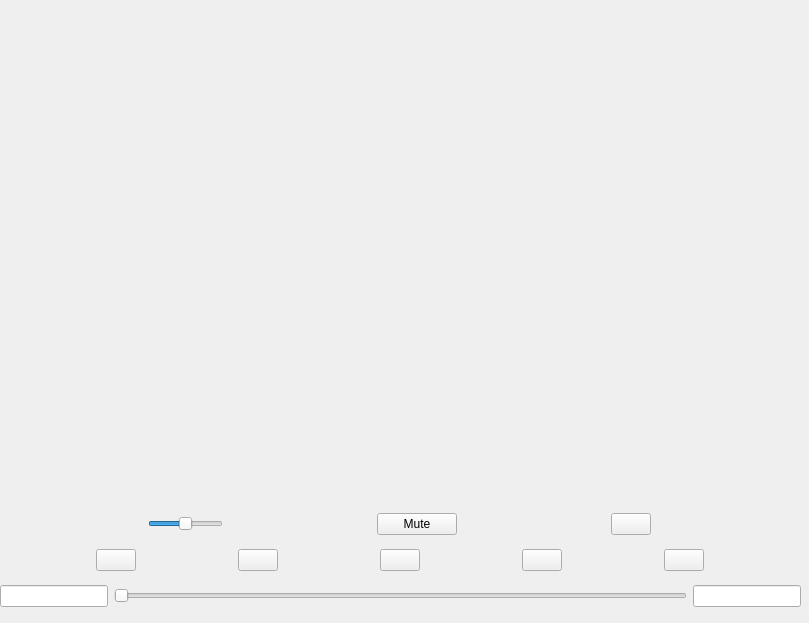
<?xml version="1.0" encoding="UTF-8"?>
<ui version="4.0">
 <class>video_player</class>
 <widget class="QWidget" name="video_player">
  <property name="geometry">
   <rect>
    <x>0</x>
    <y>0</y>
    <width>809</width>
    <height>623</height>
   </rect>
  </property>
  <property name="sizePolicy">
   <sizepolicy hsizetype="Minimum" vsizetype="Minimum">
    <horstretch>0</horstretch>
    <verstretch>0</verstretch>
   </sizepolicy>
  </property>
  <property name="windowTitle">
   <string>Video player</string>
  </property>
  <widget class="QWidget" name="verticalLayoutWidget">
   <property name="geometry">
    <rect>
     <x>0</x>
     <y>0</y>
     <width>801</width>
     <height>501</height>
    </rect>
   </property>
   <layout class="QVBoxLayout" name="video"/>
  </widget>
  <widget class="QWidget" name="">
   <property name="geometry">
    <rect>
     <x>0</x>
     <y>505</y>
     <width>801</width>
     <height>111</height>
    </rect>
   </property>
   <layout class="QVBoxLayout" name="verticalLayout">
    <item>
     <layout class="QHBoxLayout" name="horizontalLayout_1">
      <item>
       <widget class="QSlider" name="volume_slider">
        <property name="sizePolicy">
         <sizepolicy hsizetype="Maximum" vsizetype="Fixed">
          <horstretch>0</horstretch>
          <verstretch>0</verstretch>
         </sizepolicy>
        </property>
        <property name="maximumSize">
         <size>
          <width>75</width>
          <height>22</height>
         </size>
        </property>
        <property name="value">
         <number>50</number>
        </property>
        <property name="orientation">
         <enum>Qt::Horizontal</enum>
        </property>
       </widget>
      </item>
      <item>
       <widget class="QPushButton" name="mute_button">
        <property name="sizePolicy">
         <sizepolicy hsizetype="Maximum" vsizetype="Maximum">
          <horstretch>0</horstretch>
          <verstretch>0</verstretch>
         </sizepolicy>
        </property>
        <property name="text">
         <string>Mute</string>
        </property>
       </widget>
      </item>
      <item>
       <widget class="QPushButton" name="add_button">
        <property name="sizePolicy">
         <sizepolicy hsizetype="Maximum" vsizetype="Maximum">
          <horstretch>0</horstretch>
          <verstretch>0</verstretch>
         </sizepolicy>
        </property>
        <property name="text">
         <string/>
        </property>
       </widget>
      </item>
     </layout>
    </item>
    <item>
     <layout class="QHBoxLayout" name="horizontalLayout_2">
      <item>
       <widget class="QPushButton" name="previous_button">
        <property name="sizePolicy">
         <sizepolicy hsizetype="Maximum" vsizetype="Maximum">
          <horstretch>0</horstretch>
          <verstretch>0</verstretch>
         </sizepolicy>
        </property>
        <property name="toolTip">
         <string/>
        </property>
        <property name="text">
         <string/>
        </property>
       </widget>
      </item>
      <item>
       <widget class="QPushButton" name="play_button">
        <property name="sizePolicy">
         <sizepolicy hsizetype="Maximum" vsizetype="Maximum">
          <horstretch>0</horstretch>
          <verstretch>0</verstretch>
         </sizepolicy>
        </property>
        <property name="toolTip">
         <string/>
        </property>
        <property name="text">
         <string/>
        </property>
       </widget>
      </item>
      <item>
       <widget class="QPushButton" name="pause_button">
        <property name="sizePolicy">
         <sizepolicy hsizetype="Maximum" vsizetype="Maximum">
          <horstretch>0</horstretch>
          <verstretch>0</verstretch>
         </sizepolicy>
        </property>
        <property name="toolTip">
         <string/>
        </property>
        <property name="text">
         <string/>
        </property>
       </widget>
      </item>
      <item>
       <widget class="QPushButton" name="stop_button">
        <property name="sizePolicy">
         <sizepolicy hsizetype="Maximum" vsizetype="Maximum">
          <horstretch>0</horstretch>
          <verstretch>0</verstretch>
         </sizepolicy>
        </property>
        <property name="text">
         <string/>
        </property>
       </widget>
      </item>
      <item>
       <widget class="QPushButton" name="next_button">
        <property name="sizePolicy">
         <sizepolicy hsizetype="Maximum" vsizetype="Maximum">
          <horstretch>0</horstretch>
          <verstretch>0</verstretch>
         </sizepolicy>
        </property>
        <property name="text">
         <string/>
        </property>
       </widget>
      </item>
     </layout>
    </item>
    <item>
     <layout class="QHBoxLayout" name="horizontalLayout_3">
      <item>
       <widget class="QLineEdit" name="position">
        <property name="sizePolicy">
         <sizepolicy hsizetype="Minimum" vsizetype="Fixed">
          <horstretch>0</horstretch>
          <verstretch>0</verstretch>
         </sizepolicy>
        </property>
       </widget>
      </item>
      <item>
       <widget class="QSlider" name="progress_slider">
        <property name="sizePolicy">
         <sizepolicy hsizetype="Expanding" vsizetype="Fixed">
          <horstretch>0</horstretch>
          <verstretch>0</verstretch>
         </sizepolicy>
        </property>
        <property name="orientation">
         <enum>Qt::Horizontal</enum>
        </property>
       </widget>
      </item>
      <item>
       <widget class="QLineEdit" name="duration">
        <property name="sizePolicy">
         <sizepolicy hsizetype="Minimum" vsizetype="Fixed">
          <horstretch>0</horstretch>
          <verstretch>0</verstretch>
         </sizepolicy>
        </property>
       </widget>
      </item>
     </layout>
    </item>
   </layout>
  </widget>
 </widget>
 <resources/>
 <connections/>
</ui>
